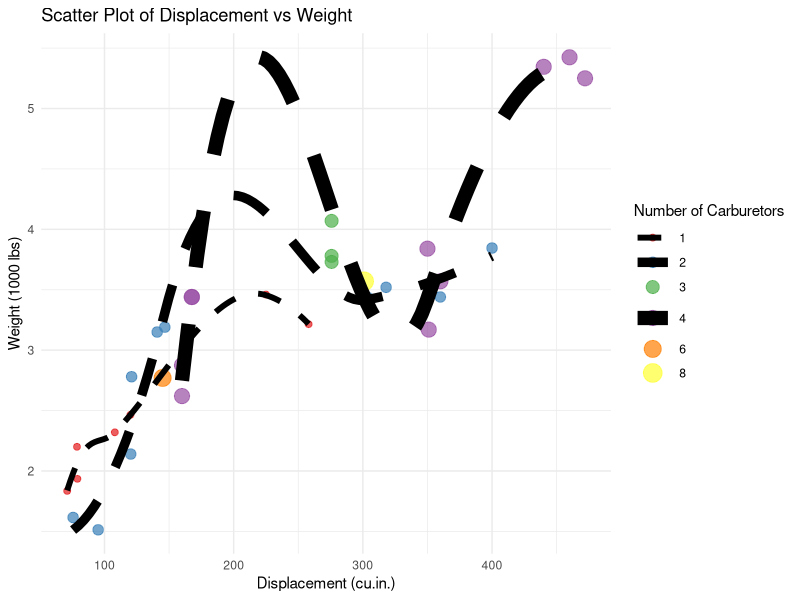

Write the R code that produced this figure.
data(mtcars)

mtcars$carb <- as.factor(mtcars$carb)

library(ggplot2)
ggplot(mtcars, aes(x=disp, y=wt, color=carb, size=carb)) +
  geom_point(alpha=0.7) +
  geom_smooth(method="loess", se=FALSE, color="black", linetype="dashed") +
  scale_color_brewer(palette="Set1") +
  labs(title="Scatter Plot of Displacement vs Weight",
       x="Displacement (cu.in.)",
       y="Weight (1000 lbs)",
       color="Number of Carburetors",
       size="Number of Carburetors") +
  theme_minimal()
